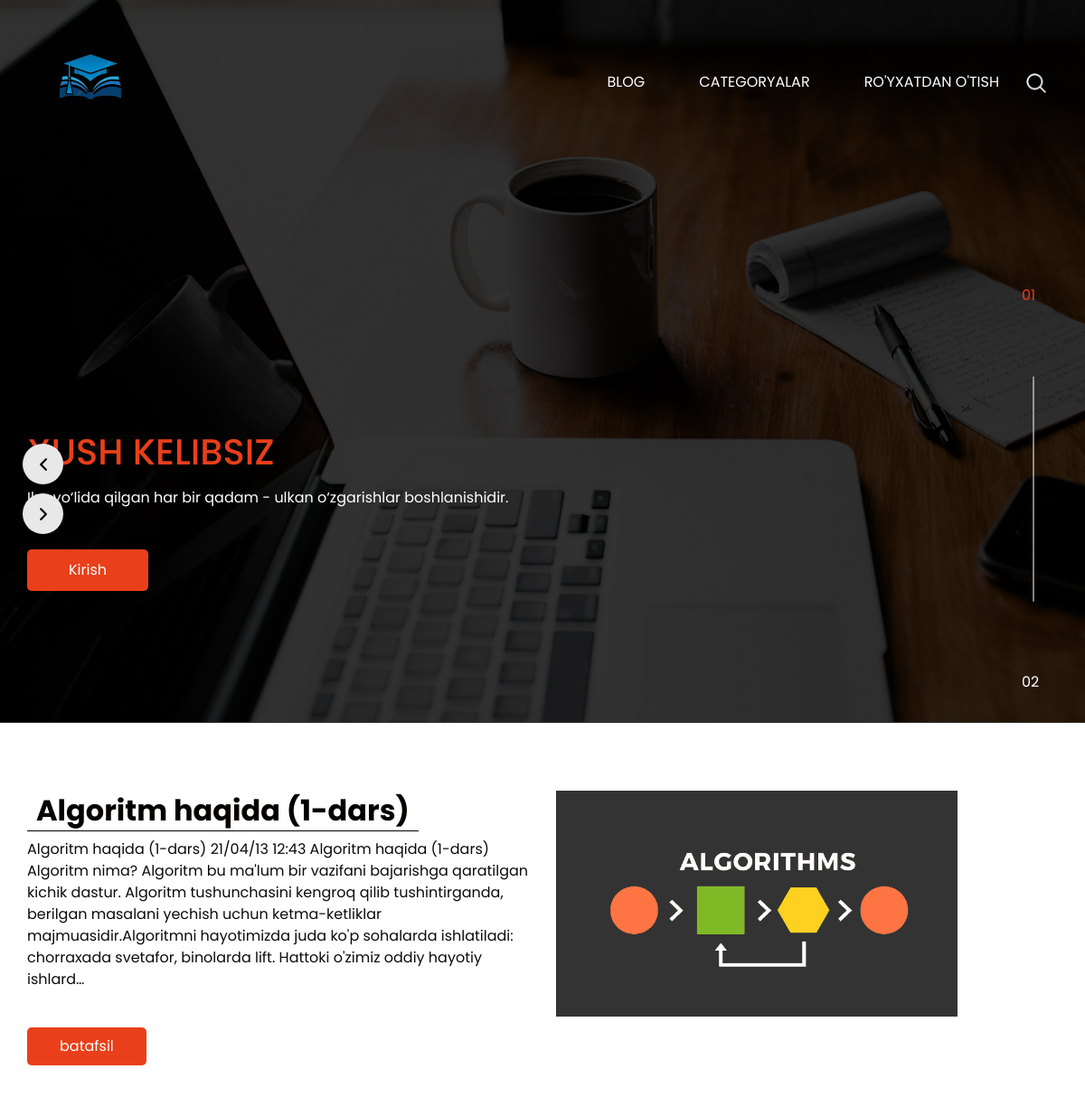
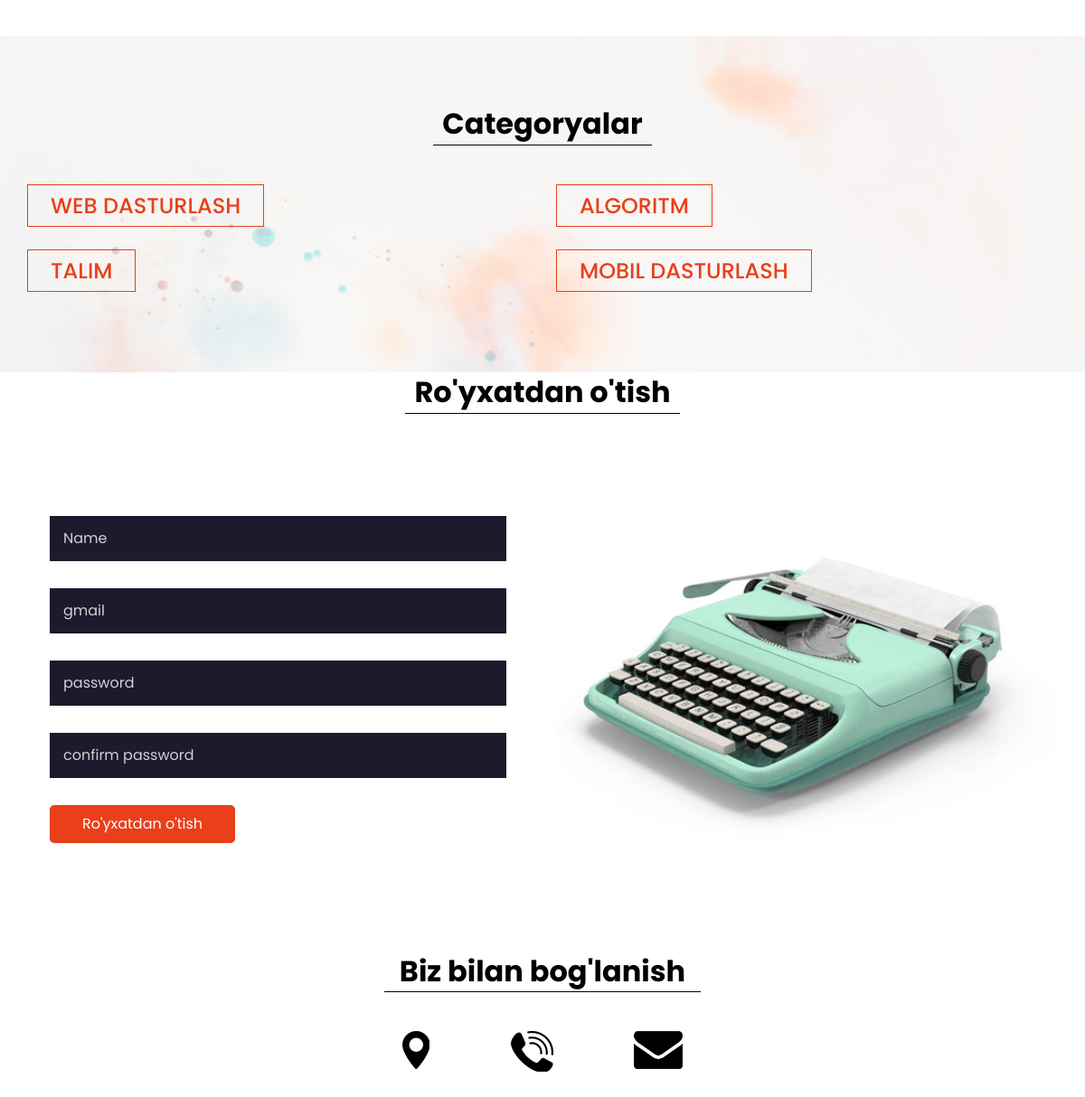
The page /category/algoritm on the database its author committed (2 pictures, top to bottom).
### blogapp/models.py (models this page shows, shortened)
class Blog(models.Model):
    title = models.CharField(max_length=200)
    slug = models.SlugField(max_length=200, unique=True)
    content = models.TextField()
    image = models.ImageField(upload_to="blog/%Y/%m/%d/")
    created_at = models.DateTimeField(auto_now_add=True)
    updated_at = models.DateTimeField(auto_now=True)
    views = models.IntegerField(default=0)
    category = models.ForeignKey(Category, on_delete=models.SET_NULL, null=True)
    user = models.ForeignKey(UserProfile, on_delete=models.SET_NULL, null=True)
    tags = TaggableManager(blank=True)

class Category(models.Model):
    name = models.CharField(max_length=100)
    slug = models.SlugField(max_length=100, unique=True)
    created_at = models.DateTimeField(auto_now_add=True)
    user = models.ManyToManyField(UserProfile)
    image = models.ImageField(upload_to='category/%Y/%m/%d/')
    content = models.TextField()

### blogapp/views.py (the view)
# urls.py: path('category/<slug:slug>', CategoryBlog.as_view(), name='category_blog'),
class CategoryBlog(BasicView, View):
    def get(self, request, slug):
        context = {}
        category= Category.objects.get(slug=slug)
        context['blogs'] = Blog.objects.filter(category=category)
        context['category']=category
        context['categories'] = self.category()
        context['tags'] = self.tag()
        return render(request, 'home.html', context)

### blogapp/views.py (called while the page is built)
    def category(self):
        return Category.objects.all()

    def tag(self):
        return Tag.objects.all()

### templates/home.html (shortened to what this page needs)
<!DOCTYPE html>
{% load static %}
<html>
<head>
  <link rel="stylesheet" type="text/css"
    href="https://cdnjs.cloudflare.com/ajax/libs/OwlCarousel2/2.1.3/assets/owl.carousel.min.css" />
  <link rel="stylesheet" href="https://maxcdn.bootstrapcdn.com/font-awesome/4.3.0/css/font-awesome.min.css">
  <link rel="stylesheet" type="text/css" href="{% static 'css/bootstrap.css' %}" />
  <link href="{% static 'css/style.css' %}" rel="stylesheet" />
  <link href="{% static 'css/responsive.css' %}" rel="stylesheet" />
</head>
<body>
  <div class="hero_area">
    <header class="header_section">
      <div class="container">
        <nav class="navbar navbar-expand-lg custom_nav-container pt-3">
          <a class="navbar-brand mr-5" href="index.html">
            <img src="{% static 'images/sherali.png' %}" alt="" style="height: 30%; width: 30%;">
          </a>
          <div class="collapse navbar-collapse" id="navbarSupportedContent">
            <div class="d-flex ml-auto flex-column flex-lg-row align-items-center">
              <ul class="navbar-nav  ">
                <li class="nav-item active">
                  <a class="nav-link" href="{% url 'home' %}">Blog<span class="sr-only">(current)</span></a>
                </li>
                <li class="nav-item">
                  <a class="nav-link" href="{% url 'category_list' %}">Categoryalar</a>
                </li>
                <li class="nav-item">
                  <a class="nav-link" href="{% url 'register' %}">Ro'yxatdan o'tish</a>
                </li>
              </ul>
              <form class="form-inline">
                <button class="btn  my-2 my-sm-0 nav_search-btn" type="submit"></button>
              </form>
            </div>
          </div>
        </nav>
      </div>
    </header>
    <section class=" slider_section position-relative">
      <div id="carouselExampleIndicators" class="carousel slide" data-ride="carousel">
        <ol class="carousel-indicators">
          <li data-target="#carouselExampleIndicators" data-slide-to="0" class="active">01</li>
          <li data-target="#carouselExampleIndicators" data-slide-to="1">02</li>
        </ol>
        <div class="carousel-inner">
          <div class="carousel-item active">
            <div class="container">
              <div class="row">
                <div class="col-md-7">
                  <div class="detail-box">
                    <div>
                      <h1>
                        <br>
                        <span>
                          Xush kelibsiz</q>
                        </span>
                      </h1>
                      <p>
                        Ilm yo‘lida qilgan har bir qadam - ulkan o‘zgarishlar boshlanishidir.
                      </p>
                      <div class="btn-box">
                        <a href="{% url 'login' %}" class="btn-1">
                          Kirish
                        </a>
                      </div>
                    </div>
                  </div>
                </div>
              </div>
            </div>
          </div>
        </div>
        <div class="custom_carousel-control">
          <a class="carousel-control-prev" href="#carouselExampleIndicators" role="button" data-slide="prev">
          </a>
          <a class="carousel-control-next" href="#carouselExampleIndicators" role="button" data-slide="next">
          </a>
        </div>
      </div>
    </section>
  </div>
  <section class="about_section layout_padding">
    <div class="container">
        {% for blog in blogs %}
      <div class="row">
        <div class="col-md-6">
          <div class="detail-box">
            <div class="heading_container">
              <h2>
                {{blog.title}}
              </h2>
            </div>
            <p>
           {{blog.content|truncatechars:'400'}}
            </p>
            <a href="{% url 'blog_detail' blog.slug %}">
              batafsil
            </a>
          </div>
        </div>
        <div class="col-md-6">
          <div class="img-box">
            <img src="{{ blog.image.url}}" style="width: 80%; height: 40%;">
          </div>
        </div>
      </div>
      {% endfor %}
    </div>
  </section>
  <div class="body_bg layout_padding">
    <section class="service_section ">
      <div class="container">
        <div class="heading_container">
          <h2>
        Categoryalar
          </h2>
        </div>
      </div>
      <div class="container">
            <div class="row">
                {% for category in categories %}
                    <div class="col-md-6">
                        <div class="box">
                        <h4>
                          <a href="{% url 'category_blog' category.slug %}">{{category.name}}</a>
                        </h4>
                        </div>
                    </div>
                 {% endfor %}
            </div>
        </div>
      </div>
    <section class="contact_section">
      <div class="container">
        <div class="heading_container">
          <h2>
           Ro'yxatdan o'tish
          </h2>
        </div>
      </div>
      <div class="container contact_bg layout_padding2-top">
        <div class="row">
          <div class="col-md-6">
            <div class="contact_form ">
              <form action="">
                <input type="text" placeholder="Name ">
                <input type="email" placeholder="gmail">
                <input type="text" placeholder="password">
                <input type="text" placeholder="confirm password">
                <button>
                  Ro'yxatdan o'tish
                </button>
              </form>
            </div>
          </div>
          <div class="col-md-6">
            <div class="img-box">
              <img src="{% static 'images/contact-img.jpg' %}" alt="">
            </div>
          </div>
        </div>
      </div>
    </section>
  <section class="info_section layout_padding">
    <div class="footer_contact">
      <div class="heading_container">
        <h2>
          Biz bilan bog'lanish
        </h2>
      </div>
      <div class="box">
        <a href="" class="img-box">
          <img src="{% static 'images/location.png' %}" alt="" class="img-1">
        </a>
        <a href="" class="img-box">
          <img src="{% static 'images/call.png' %}" alt="" class="img-1">
        </a>
        <a href="" class="img-box">
          <img src="{% static 'images/envelope.png' %}" alt="" class="img-1">
        </a>
      </div>
    </div>
  </section>
</body>
</html>

### static/css/responsive.css (style rules this page uses)
@media (min-width: 1200px) { .container { max-width: 1170px; } }

### rows shown on the page
Blog: title "Algoritm haqida (1-dars)", content "Algoritm haqida (1-dars) 21/04/13 12:43 Algoritm haqida (1-dars) Algoritm nima? Algoritm bu ma'lum bir vazifani bajarishga qaratilgan kichik dastur. Algoritm tushunchasini kengroq qilib tushintirganda, berilgan masalani yechish uchun ketma-ketliklar majmuasidir.Algoritmni hayotimizda juda ko'p sohalarda ishlatiladi: chorraxada svetafor, binolarda lift. Hattoki o'zimiz oddiy hayotiy ishlard…", image (picture)
Category: name "WEB DASTURLASH"
Category: name "ALGORITM"
Category: name "TALIM"
Category: name "MOBIL DASTURLASH"
